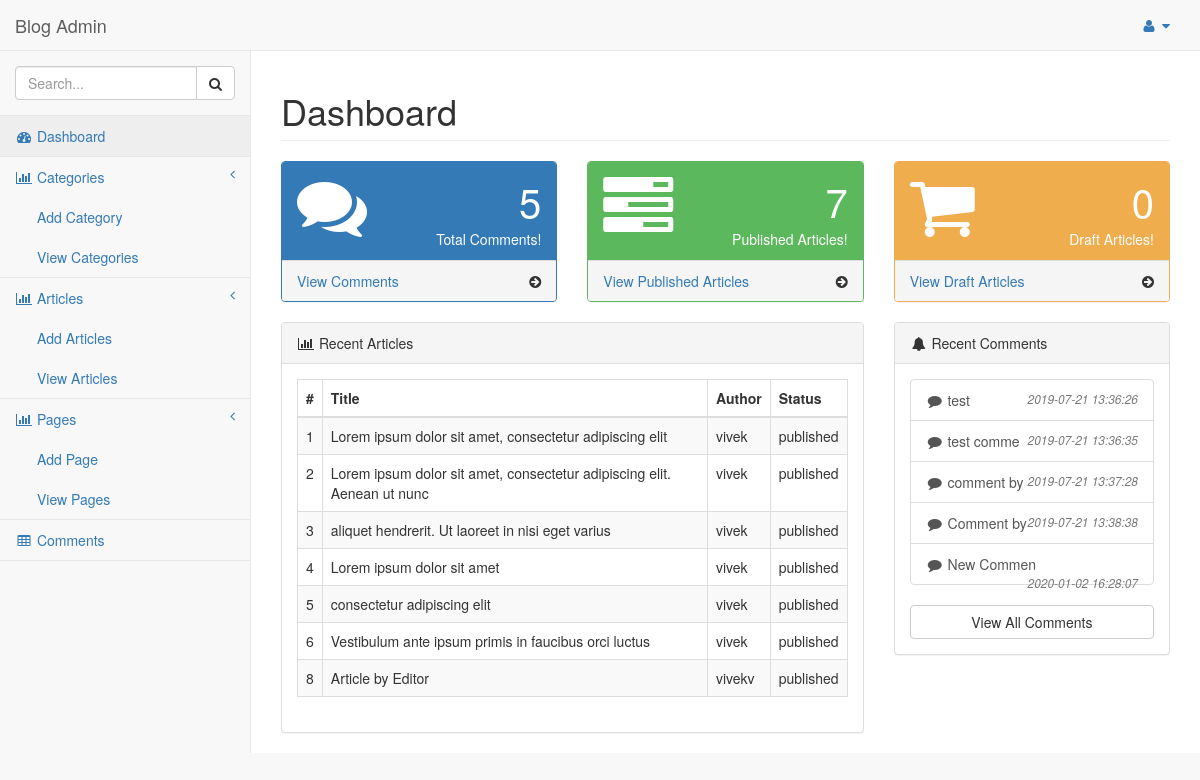
Page /admin/dashboard.php (signed in) on the committed database.
### tables this page shows
CREATE TABLE `posts` (
  `id` int(11) NOT NULL,
  `uid` int(11) NOT NULL,
  `title` varchar(255) NOT NULL,
  `content` text NOT NULL,
  `status` varchar(255) NOT NULL,
  `slug` varchar(255) NOT NULL,
  `pic` varchar(255) NOT NULL,
  `created` datetime NOT NULL DEFAULT current_timestamp(),
  `updated` datetime NOT NULL DEFAULT current_timestamp()
);

CREATE TABLE `users` (
  `id` int(11) NOT NULL,
  `fname` varchar(255) NOT NULL,
  `lname` varchar(255) NOT NULL,
  `username` varchar(255) NOT NULL,
  `email` varchar(255) NOT NULL,
  `password` varchar(255) NOT NULL,
  `role` varchar(255) NOT NULL,
  `created` datetime NOT NULL DEFAULT current_timestamp(),
  `updated` datetime NOT NULL DEFAULT current_timestamp()
);

CREATE TABLE `comments` (
  `id` int(11) NOT NULL,
  `pid` int(11) NOT NULL,
  `uid` int(11) NOT NULL,
  `comment` varchar(255) NOT NULL,
  `status` varchar(255) NOT NULL,
  `created` datetime NOT NULL DEFAULT current_timestamp(),
  `updated` datetime NOT NULL DEFAULT current_timestamp()
);

### admin/dashboard.php (the view, shortened to what this page needs)
<?php
require_once('../includes/connect.php');
include('includes/header.php');
include('includes/navigation.php');
?>
<div id="page-wrapper">
    <div class="row">
        <div class="col-lg-12">
            <h1 class="page-header">Dashboard</h1>
        </div>
    </div>
    <div class="row">
        <div class="col-lg-4 col-md-4">
            <div class="panel panel-primary">
                <div class="panel-heading">
                    <div class="row">
                        <div class="col-xs-3">
                            <i class="fa fa-comments fa-5x"></i>
                        </div>
                        <div class="col-xs-9 text-right">
                            <?php
                                $sql = "SELECT * FROM comments";
                                $result = $db->prepare($sql);
                                $result->execute();
                                $comments = $result->fetchAll(PDO::FETCH_ASSOC);
                                $commentscount = $result->rowCount();
                             ?>
                            <div class="huge"><?php echo $commentscount; ?></div>
                            <div>Total Comments!</div>
                        </div>
                    </div>
                </div>
                <a href="#">
                    <div class="panel-footer">
                        <span class="pull-left"><a href="comments.php">View Comments</a></span>
                        <span class="pull-right"><i class="fa fa-arrow-circle-right"></i></span>
                    </div>
                </a>
            </div>
        </div>
        <div class="col-lg-4 col-md-4">
            <div class="panel panel-green">
                <div class="panel-heading">
                    <div class="row">
                        <div class="col-xs-3">
                            <i class="fa fa-tasks fa-5x"></i>
                        </div>
                        <div class="col-xs-9 text-right">
                            <?php
                                $sql = "SELECT * FROM posts WHERE status='published'";
                                $result = $db->prepare($sql);
                                $result->execute();
                                $publishedcount = $result->rowCount();
                             ?>
                            <div class="huge"><?php echo $publishedcount; ?></div>
                            <div>Published Articles!</div>
                        </div>
                    </div>
                </div>
                <a href="#">
                    <div class="panel-footer">
                        <span class="pull-left"><a href="view-articles.php">View Published Articles</a></span>
                        <span class="pull-right"><i class="fa fa-arrow-circle-right"></i></span>
                    </div>
                </a>
            </div>
        </div>
        <div class="col-lg-4 col-md-4">
            <div class="panel panel-yellow">
                <div class="panel-heading">
                    <div class="row">
                        <div class="col-xs-3">
                            <i class="fa fa-shopping-cart fa-5x"></i>
                        </div>
                        <div class="col-xs-9 text-right">
                            <?php
                                $sql = "SELECT * FROM posts WHERE status='draft'";
                                $result = $db->prepare($sql);
                                $result->execute();
                                $draftcount = $result->rowCount();
                             ?>
                            <div class="huge"><?php echo $draftcount; ?></div>
                            <div>Draft Articles!</div>
                        </div>
                    </div>
                </div>
                <a href="#">
                    <div class="panel-footer">
                        <span class="pull-left"><a href="view-articles.php">View Draft Articles</a></span>
                        <span class="pull-right"><i class="fa fa-arrow-circle-right"></i></span>
                    </div>
                </a>
            </div>
        </div>
    </div>
    <div class="row">
        <div class="col-lg-8">
            <div class="panel panel-default">
                <div class="panel-heading">
                    <i class="fa fa-bar-chart-o fa-fw"></i> Recent Articles
                </div>
                <div class="panel-body">
                    <div class="row">
                        <div class="col-lg-12">
                            <div class="table-responsive">
                                <table class="table table-bordered table-hover table-striped">
                                    <thead>
                                        <tr>
                                            <th>#</th>
                                            <th>Title</th>
                                            <th>Author</th>
                                            <th>Status</th>
                                        </tr>
                                    </thead>
                                    <tbody>
                                        <?php
                                            $sql = "SELECT * FROM posts";
                                            $result = $db->prepare($sql);
                                            $result->execute();
                                            $posts = $result->fetchAll(PDO::FETCH_ASSOC);
                                            foreach ($posts as $post) {
                                                $usersql = "SELECT * FROM users WHERE id=?";
                                                $userresult = $db->prepare($usersql);
                                                $userresult->execute(array($post['uid']));
                                                $user = $userresult->fetch(PDO::FETCH_ASSOC);
                                         ?>
                                        <tr>
                                            <td><?php echo $post['id']; ?></td>
                                            <td><?php echo $post['title']; ?></td>
                                            <td><?php echo $user['username']; ?></td>
                                            <td><?php echo $post['status']; ?></td>
                                        </tr>
                                    <?php } ?>
                                    </tbody>
                                </table>
                            </div>
                        </div>
                    </div>
                </div>
            </div>
        </div>
        <div class="col-lg-4">
            <div class="panel panel-default">
                <div class="panel-heading">
                    <i class="fa fa-bell fa-fw"></i> Recent Comments
                </div>
                <div class="panel-body">
                    <div class="list-group">
                        <?php
                            foreach ($comments as $comment) {
                         ?>
                        <a href="#" class="list-group-item">
                            <i class="fa fa-comment fa-fw"></i> <?php echo substr($comment['comment'],0,10); ?>
                            <span class="pull-right text-muted small"><em><?php echo $comment['created']; ?></em>
                            </span>
                        </a>
                    <?php } ?>
                    </div>
                    <a href="comments.php" class="btn btn-default btn-block">View All Comments</a>
                </div>
            </div>
        </div>
    </div>
</div>
<?php include('includes/footer.php'); ?>

### rows in the picture
posts: id "1", title "Lorem ipsum dolor sit amet, consectetur adipiscing elit", uid.username "vivek", status "published"
posts: id "2", title "Lorem ipsum dolor sit amet, consectetur adipiscing elit. Aenean ut nunc", uid.username "vivek", status "published"
posts: id "3", title "aliquet hendrerit. Ut laoreet in nisi eget varius", uid.username "vivek", status "published"
posts: id "4", title "Lorem ipsum dolor sit amet", uid.username "vivek", status "published"
posts: id "5", title "consectetur adipiscing elit", uid.username "vivek", status "published"
posts: id "6", title "Vestibulum ante ipsum primis in faucibus orci luctus", uid.username "vivek", status "published"
posts: id "8", title "Article by Editor", uid.username "vivekv", status "published"
comments: comment "test", created "2019-07-21 13:36:26"
comments: comment "test comme", created "2019-07-21 13:36:35"
comments: comment "comment by", created "2019-07-21 13:37:28"
comments: comment "Comment by", created "2019-07-21 13:38:38"
comments: comment "New Commen", created "2020-01-02 16:28:07"

### other values in the picture
$commentscount "5"
$publishedcount "7"
$draftcount "0"
